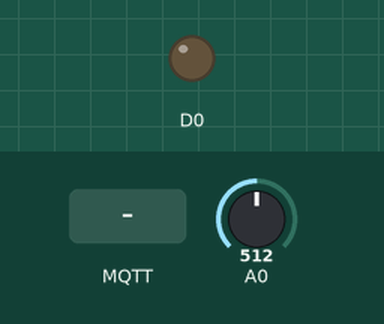
Simulated run of this sketch. Board: ESP8266 (NodeMCU). Shown: output pins drawn as LEDs (lit = HIGH). The test bench sets the inputs (shaded band); at power-on: A0 = 512. WiFi joins after 1.5 s; servers stay silent unless stated; network time is answered at once with the bench clock; no MQTT or app messages arrive unless stated; what the sketch prints to the serial monitor is not drawn.

Above: at 2.7 s.
2.8 s: MQTT message "T" arrives on the first subscribed topic
At 3.6 s:
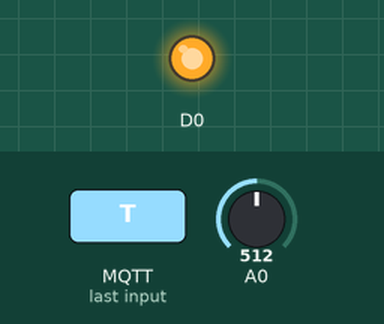
4.3 s: MQTT message "1" arrives on the first subscribed topic
At 4.8 s:
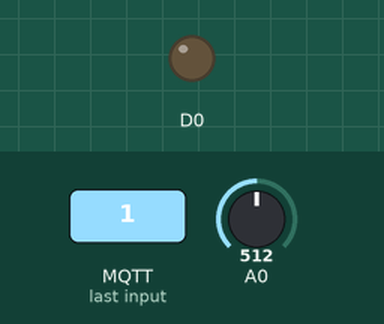
Timing chart, 0 to 7.3 s (numbered marks = the images above; inputs shaded):
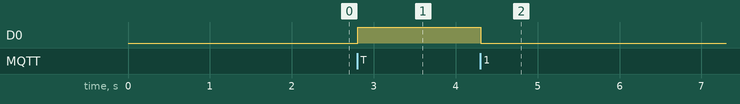

The sketch:

iot.ino
```cpp
#include <Arduino.h>
#include <ESP8266WiFi.h>
#include <PubSubClient.h>   // tested with 2.8.0 on 1/31/25
#include <NTPClient.h>      // tested with 3.2.1 on 1/31/25
#include <WiFiUdp.h>

#define CERT mqtt_broker_cert
#define MSG_BUFFER_SIZE (50)

// config (edit here before compiling)
//--------------------------------------

//#define MQTT_TLS // uncomment this define to enable TLS transport
//#define MQTT_TLS_VERIFY // uncomment this define to enable broker certificate verification
const char* SSID = "yon";               // name of your wifi network
const char* PASSWORD = "soPlayful";     // password of your wifi network
const char* MQTT_SERVER = "pf-4pbo68mmklw1arbgld3b.cedalo.cloud";
const uint16_t MQTT_SERVER_PORT = 1883; // unencrypted, unauthenticated server
const char* MQTT_USER = "team1";        // name of client, set in platform.cedalo.cloud
const char* MQTT_PASSWORD = "pass";     // password of client, set in platform.cedalo.cloud
const char* MQTT_TOPIC_IN = "command";  // what should we listen for
const char* MQTT_TOPIC_OUT = "data";    // what should we publish


/* globals */
//--------------------------------------

#ifdef MQTT_TLS
  WiFiClientSecure wifi_client;
#else
  WiFiClient wifi_client;
#endif
WiFiUDP ntpUDP;
NTPClient time_client(ntpUDP);
PubSubClient mqtt_client(wifi_client);

/**
 * @brief initialize wifi connection
 */
void setup_wifi() {

  delay(10);
  Serial.println();
  Serial.print("Connecting to ");
  Serial.println(SSID);

  WiFi.begin(SSID, PASSWORD);

  while (WiFi.status() != WL_CONNECTED) {
    delay(500);
    Serial.print(".");
  }

  time_client.begin();

#ifdef MQTT_TLS
  #ifdef MQTT_TLS_VERIFY
    X509List *cert = new X509List(CERT);
    wifi_client.setTrustAnchors(cert);
  #else
    wifi_client.setInsecure();
  #endif
#endif

  Serial.println("WiFi connected");
}

/**
 * @brief callback function called everytime a message is received from the broker
 *
 * @param topic the topic the message was received on
 * @param payload the message payload
 * @param length the length of the payload
 */
void callback(char* topic, byte* payload, unsigned int length) {

  // uncomment to see received messages in serial monitor

  Serial.print("Message arrived on topic: '");
  Serial.print(topic);
  Serial.print("' with payload: ");
  for (unsigned int i = 0; i < length; i++) {
    Serial.print((char)payload[i]);
  }
  Serial.println();

  if ((char)payload[0] == 'T'){
     digitalWrite(D0, HIGH);
  } else {
    digitalWrite(D0, LOW);
  }
}

/**
 * @brief connect to the mqtt broker
 */
void connect() {
  while (!mqtt_client.connected()) {
    Serial.print("Attempting MQTT connection...");
    String mqtt_client_id = "1";
    if (mqtt_client.connect(mqtt_client_id.c_str(), MQTT_USER, MQTT_PASSWORD)) {
      Serial.println("connected");
      mqtt_client.subscribe(MQTT_TOPIC_IN); // subscribe to the topic
    } else {
      Serial.print("failed, rc=");
      Serial.print(mqtt_client.state());
      Serial.println(" will try again in 5 seconds");
      delay(5000);
    }
  }
}

//--------------------------------------
void setup() {
  Serial.begin(115200);   // initialize serial communication
  setup_wifi();           // initialize wifi connection
  mqtt_client.setServer(MQTT_SERVER, MQTT_SERVER_PORT); // initialize mqtt client
  mqtt_client.setCallback(callback);  // set callback function

  // init pins
  pinMode(D0, OUTPUT);
  pinMode(A0, INPUT);
}

//--------------------------------------
void loop() {

  if (!mqtt_client.connected()) {
    // if not connected, connect
    connect();
  }

  mqtt_client.loop();
  time_client.update();

  // unconditionaly publish sensor data
  int data = analogRead(A0);
  String data_string = String(data);
  Serial.println(data_string.c_str());
  mqtt_client.publish(MQTT_TOPIC_OUT, data_string.c_str());

  // chill for a bit before next loop
  delay(10);
}
```

Measured:
- after the input at 2.8 s, D0: LOW → HIGH at once
- after the input at 4.3 s, D0: HIGH → LOW at once
